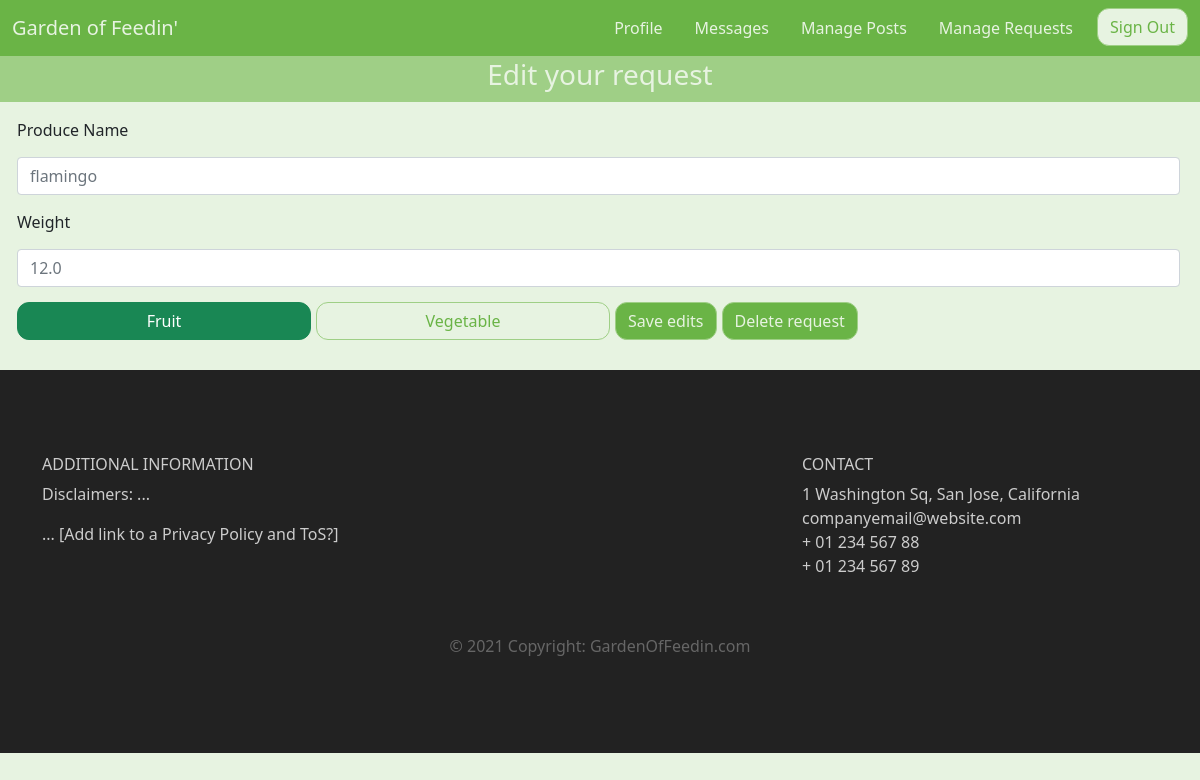
Page /request/5 on the earlier database version.
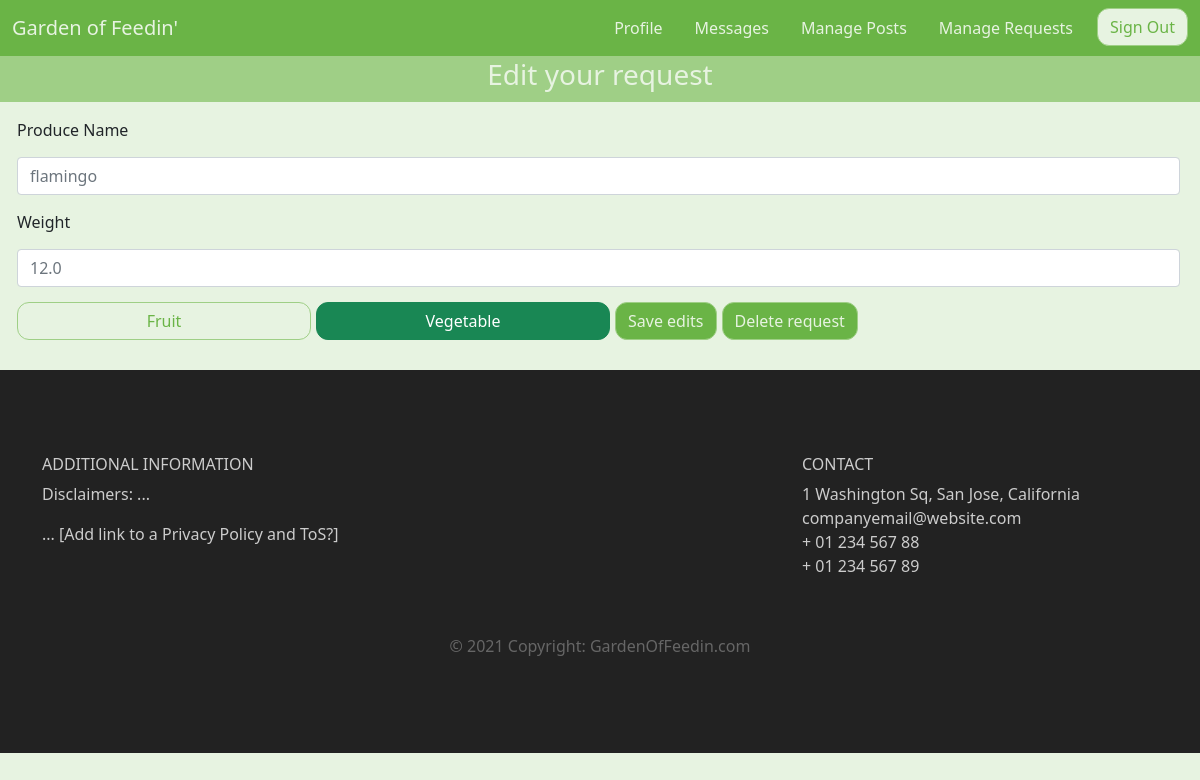
Same page on the later database version.
### gardenApp/views.py (the view)
# urls.py: path('request/<int:id>', views.editRequestPage, name='requestpage'),
def editRequestPage(request, id):
    prod = ProduceRequest.objects.get(id=id)
    context = {
        'req':prod
    }
    return render(request,'editRequest.html', context)

### gardenApp/templates/editrequest.html (shortened to what this page needs)
<!DOCTYPE html>
<html lang="en">
<head>
	<link href="https://cdn.jsdelivr.net/npm/bootstrap@5.1.3/dist/css/bootstrap.min.css" rel="stylesheet">
	<link rel="stylesheet" type="text/css" href="./../static/css/main.css">
</head>
<body>
	<nav class="navbar navbar-expand-md">
		<div class="container-fluid">
			<a class="navbar-brand" href="/landing">Garden of Feedin'
			</a>
			<div class="collapse navbar-collapse" id="main-navigation">
				<ul class="navbar-nav">
					<li class="nav-item">
						<a class="nav-link" href="/profile">Profile</a>
					</li>
					<li class="nav-item">
						<a class="nav-link" href="/messages">Messages</a>
					</li>
					<li class="nav-item">
						<a class="nav-link" href="/manage">Manage Posts</a>
					</li>
					<li class="nav-item">
						<a class="nav-link" href="/managerequests">Manage Requests</a>
					</li>
					<li class="nav-item">
						<a href="/signout" class="btn">Sign Out</a>
					</li>
				</ul>
			</div>
		</div>
	</nav>
	<nav class="navbar-light navbar-expand-md" style="background-color: #9FCF86;">
		<div class="welcome">
		 <h3>Edit your request</h3>
		</div>
	</nav>
	<div class="container-fluid form-group">
		<form class="d-flex align-content-end flex-wrap" action = "/request/edit/{{req.id}}" method="POST" enctype='multipart/form-data'>
				<label for="produce_name"> Produce Name </label><br>
				<input  class="form-control me-2 w-150" type="text" id="fname" name="name" placeholder = {{req.produce_name}}><br>
				 <label for="weight"> Weight </label><br>
				 <input  class="form-control me-2 w-150" type="text" id="lname" name="weight" placeholder={{req.weight}} default ={{req..weight}}><br>
				 {% if req.fruits %}
				<label class="align-self-center w-25 btn btn-outline-success" for="3">Fruit</label><br>
				<label class="align-self-center w-25 btn btn-outline-success" for="4">Vegetable</label>
				{% else %}
				<label class="align-self-center w-25 btn btn-outline-success" for="3">Fruit</label><br>
				<label class="align-self-center w-25 btn btn-outline-success" for="4">Vegetable</label>
				{% endif %}
				<button type="submit" class="btn btn-primary">Save edits</button>
				<a href='/request/delete/{{req.id}}'><button type="button" class="btn btn-primary">Delete request</button></a>
		</form>
	</div>
		<footer class="page-footer">
			<div class="container">
				<div class="row">
					<div class="col-lg-8 col-md-8 col-sm-12">
						<h6 class="text-uppercase font-weight-bold">Additional Information</h6>
						<p>Disclaimers: ...</p>
						<p>... [Add link to a Privacy Policy and ToS?]</p>
					</div>
				<div class="col-lg-4 col-md-4 col-sm-12">
					<h6 class="text-uppercase font-weight-bold">Contact</h6>
					<p>1 Washington Sq, San Jose, California
					<br/>companyemail@website.com
					<br/>+ 01 234 567 88
					<br/>+ 01 234 567 89</p>
				</div>
					<div class="footer-copyright text-center">© 2021 Copyright: GardenOfFeedin.com</div>
				</div>
			</div>
		</footer>
</body>
</html>

Differences in the rows shown:
changed ProduceRequest "flamingo": fruits True → False (drawn)
